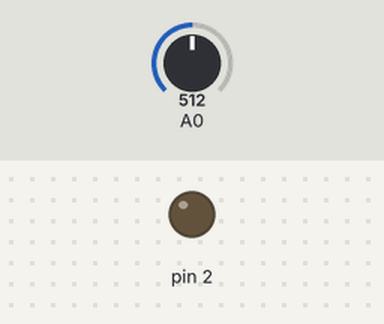
A sketch run on a simulated Arduino Uno, built with avr-gcc and run on an emulated ATmega328P. Parts: output pins drawn as LEDs (lit = HIGH). Inputs (shaded band) come from the test bench; at power-on: A0 = 512. What the sketch prints to the serial monitor is not drawn.

Above: at 0.1 s.
At 4.3 s:
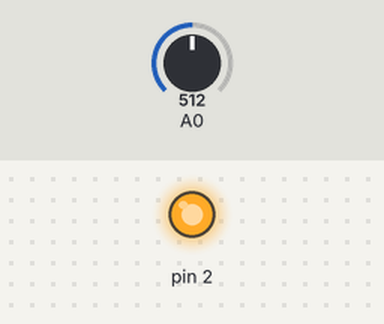
Timing chart, 0 to 5.8 s (numbered marks = the images above):
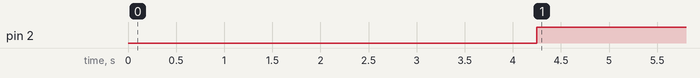

Measured:
- by itself, pin 2: LOW → HIGH at 4.3 s

The sketch:

Repaso_1.ino
```cpp
/*
   Universidad Técnica del Norte
   FICA-CIERCOM
   Sistemas Microprocesados

   Nombre: Axel Almeida
   Fecha: 29/11/2019

   Realizar un programa que por comunicación serial se ingrese el límite de lectura del conversor análogo digital (0-1024) si el valor
   del conversor supera dicho valor, se enciende un led.
*/

float conversor = 0;    // Obtencion del valor del puerto analogo-digital
float dato = 0;
int menor = 0;
int mayor = 0;
int num = 0;

void setup () {
  Serial.begin(9600);
   pinMode(2, OUTPUT);

  if (Serial.available() >= 0) {     //Lectura del serial

    Serial.println("ingrese valor menor");
    delay (1000);
    num = Serial.parseInt();
    Serial.println("ingrese valor mayor");
    delay (1000);                // Ingreso del mayor valor
    mayor = Serial.parseInt();
    Serial.print("valor menor es: ");    // Ingreso del menor valor
    Serial.println(num);
    Serial.print("valor mayor es : ");       // Mensaje de confirmacion
    Serial.print(mayor);
    delay (250);


  }
}
void loop() {
  conversor = analogRead(0);      //Lee los datos del puerto analogo-digital 0
  dato = conversor;
  if (num<dato && mayor>dato) {             // si el valor que ingreso al serial es menor al dato este imprimira el valor supera el limite
    digitalWrite(2, LOW);
  } else {
    Serial.println("el valor supera el limite");
    digitalWrite(2, HIGH);
  }

}
```
